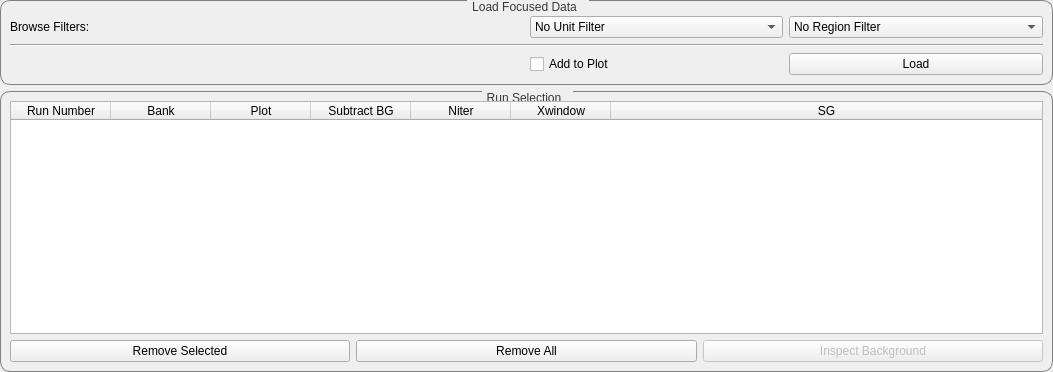
<?xml version="1.0" encoding="UTF-8"?>
<ui version="4.0">
 <class>Form</class>
 <widget class="QWidget" name="Form">
  <property name="geometry">
   <rect>
    <x>0</x>
    <y>0</y>
    <width>1053</width>
    <height>372</height>
   </rect>
  </property>
  <property name="windowTitle">
   <string>Form</string>
  </property>
  <property name="styleSheet">
   <string notr="true">QGroupBox {
border: 1px solid grey;border-radius: 10px;margin-top: 1ex; margin-right: 0ex
}
QGroupBox:title {
                           subcontrol-origin: margin;
                           padding: 0 3px;
                           subcontrol-position: top center;
                           padding-top: 0px;
                          padding-bottom: 0px;
                           padding-right: 10px;
                            color: rgb(56, 56, 56)
}</string>
  </property>
  <layout class="QVBoxLayout" name="verticalLayout_2">
   <property name="leftMargin">
    <number>0</number>
   </property>
   <property name="topMargin">
    <number>0</number>
   </property>
   <property name="rightMargin">
    <number>0</number>
   </property>
   <property name="bottomMargin">
    <number>0</number>
   </property>
   <item>
    <widget class="QGroupBox" name="group_loading">
     <property name="minimumSize">
      <size>
       <width>0</width>
       <height>0</height>
      </size>
     </property>
     <property name="maximumSize">
      <size>
       <width>16777215</width>
       <height>16777215</height>
      </size>
     </property>
     <property name="title">
      <string>Load Focused Data</string>
     </property>
     <layout class="QGridLayout" name="gridLayout_2">
      <item row="0" column="0">
       <layout class="QGridLayout" name="gridLayout">
        <item row="0" column="0" colspan="4">
         <widget class="FileFinderWidget" name="finder_data" native="true"/>
        </item>
        <item row="3" column="3">
         <widget class="QPushButton" name="button_load">
          <property name="text">
           <string>Load</string>
          </property>
         </widget>
        </item>
        <item row="1" column="0">
         <widget class="QLabel" name="filterLabel">
          <property name="text">
           <string>Browse Filters:</string>
          </property>
         </widget>
        </item>
        <item row="1" column="2">
         <widget class="QComboBox" name="combo_xunit">
          <property name="toolTip">
           <string>Unit Filter </string>
          </property>
          <item>
           <property name="text">
            <string>No Unit Filter</string>
           </property>
          </item>
          <item>
           <property name="text">
            <string>TOF</string>
           </property>
          </item>
          <item>
           <property name="text">
            <string>dSpacing</string>
           </property>
          </item>
         </widget>
        </item>
        <item row="1" column="3">
         <widget class="QComboBox" name="combo_region">
          <property name="toolTip">
           <string>Region Filter </string>
          </property>
          <item>
           <property name="text">
            <string>No Region Filter</string>
           </property>
          </item>
          <item>
           <property name="text">
            <string>1 (North)</string>
           </property>
          </item>
          <item>
           <property name="text">
            <string>2 (South)</string>
           </property>
          </item>
          <item>
           <property name="text">
            <string>Both Banks</string>
           </property>
          </item>
          <item>
           <property name="text">
            <string>Custom</string>
           </property>
          </item>
          <item>
           <property name="text">
            <string>Cropped</string>
           </property>
          </item>
          <item>
           <property name="text">
            <string>Texture</string>
           </property>
          </item>
         </widget>
        </item>
        <item row="3" column="2">
         <widget class="QCheckBox" name="check_addToPlot">
          <property name="text">
           <string>Add to Plot</string>
          </property>
         </widget>
        </item>
        <item row="2" column="0" colspan="4">
         <widget class="Line" name="line">
          <property name="minimumSize">
           <size>
            <width>0</width>
            <height>0</height>
           </size>
          </property>
          <property name="orientation">
           <enum>Qt::Horizontal</enum>
          </property>
         </widget>
        </item>
       </layout>
      </item>
     </layout>
    </widget>
   </item>
   <item>
    <widget class="QGroupBox" name="group_selection">
     <property name="title">
      <string>Run Selection</string>
     </property>
     <layout class="QVBoxLayout" name="verticalLayout">
      <item>
       <widget class="QTableWidget" name="table_selection">
        <property name="minimumSize">
         <size>
          <width>0</width>
          <height>120</height>
         </size>
        </property>
        <property name="gridStyle">
         <enum>Qt::SolidLine</enum>
        </property>
        <property name="wordWrap">
         <bool>true</bool>
        </property>
        <property name="cornerButtonEnabled">
         <bool>true</bool>
        </property>
        <property name="rowCount">
         <number>0</number>
        </property>
        <property name="columnCount">
         <number>7</number>
        </property>
        <attribute name="horizontalHeaderVisible">
         <bool>true</bool>
        </attribute>
        <attribute name="horizontalHeaderStretchLastSection">
         <bool>true</bool>
        </attribute>
        <attribute name="verticalHeaderVisible">
         <bool>false</bool>
        </attribute>
        <column>
         <property name="text">
          <string>Run Number</string>
         </property>
        </column>
        <column>
         <property name="text">
          <string>Bank</string>
         </property>
        </column>
        <column>
         <property name="text">
          <string>Plot</string>
         </property>
        </column>
        <column>
         <property name="text">
          <string>Subtract BG</string>
         </property>
        </column>
        <column>
         <property name="text">
          <string>Niter</string>
         </property>
        </column>
        <column>
         <property name="text">
          <string>Xwindow</string>
         </property>
        </column>
        <column>
         <property name="text">
          <string>SG</string>
         </property>
        </column>
       </widget>
      </item>
      <item>
       <layout class="QGridLayout" name="gridLayout_3">
        <property name="topMargin">
         <number>0</number>
        </property>
        <item row="0" column="2">
         <widget class="QPushButton" name="button_plotBG">
          <property name="enabled">
           <bool>false</bool>
          </property>
          <property name="text">
           <string>Inspect Background</string>
          </property>
         </widget>
        </item>
        <item row="0" column="1">
         <widget class="QPushButton" name="button_removeAll">
          <property name="sizePolicy">
           <sizepolicy hsizetype="Minimum" vsizetype="Fixed">
            <horstretch>0</horstretch>
            <verstretch>0</verstretch>
           </sizepolicy>
          </property>
          <property name="text">
           <string>Remove All</string>
          </property>
          <property name="checked">
           <bool>false</bool>
          </property>
         </widget>
        </item>
        <item row="0" column="0">
         <widget class="QPushButton" name="button_removeSelected">
          <property name="text">
           <string>Remove Selected</string>
          </property>
         </widget>
        </item>
       </layout>
      </item>
     </layout>
    </widget>
   </item>
  </layout>
 </widget>
 <customwidgets>
  <customwidget>
   <class>FileFinderWidget</class>
   <extends>QWidget</extends>
   <header>mantidqt.widgets.filefinderwidget</header>
   <container>1</container>
  </customwidget>
 </customwidgets>
 <tabstops>
  <tabstop>combo_xunit</tabstop>
  <tabstop>combo_region</tabstop>
  <tabstop>check_addToPlot</tabstop>
  <tabstop>button_load</tabstop>
  <tabstop>button_removeSelected</tabstop>
  <tabstop>button_removeAll</tabstop>
  <tabstop>button_plotBG</tabstop>
  <tabstop>table_selection</tabstop>
 </tabstops>
 <resources/>
 <connections/>
</ui>
